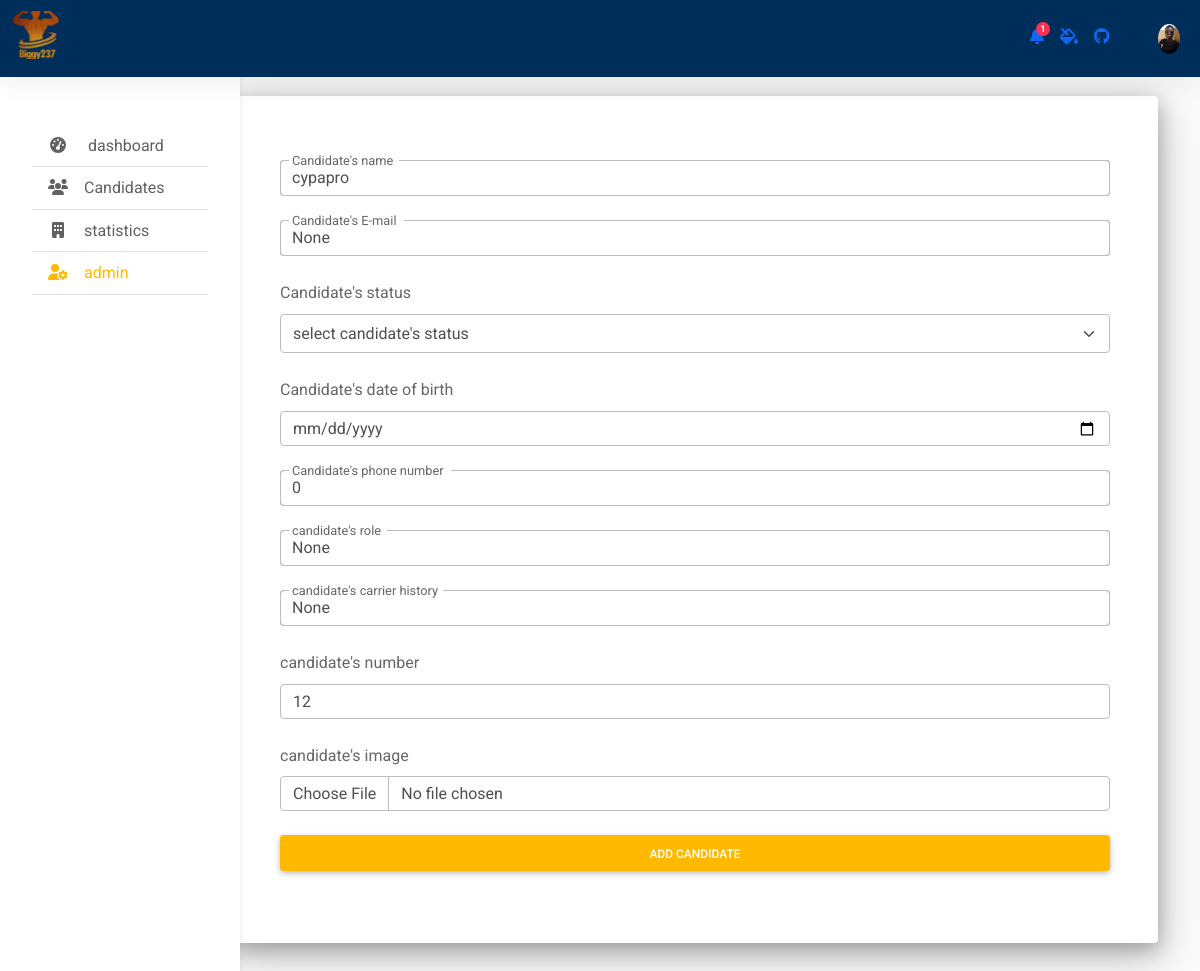
Page /candidates/edit/1/ on the earlier database version.
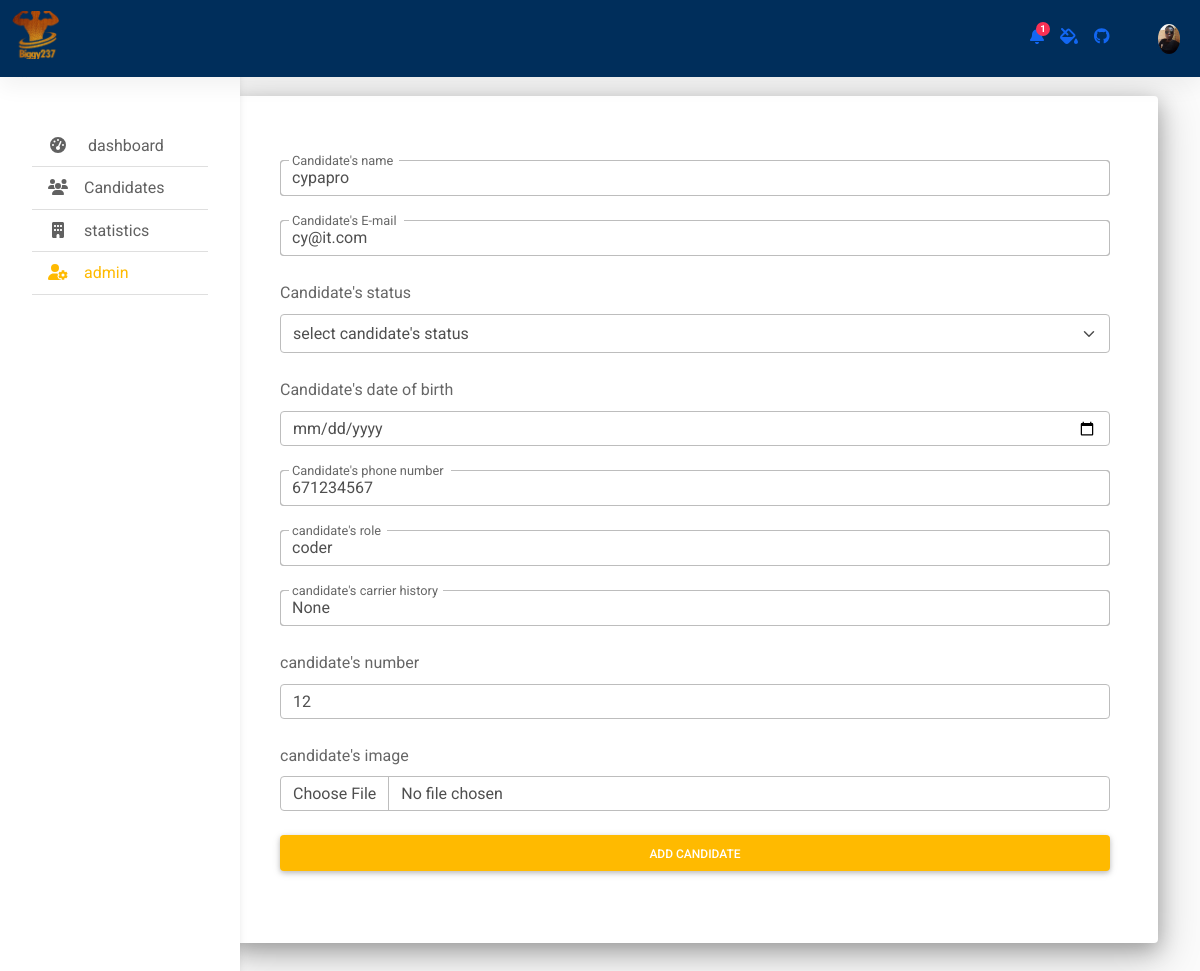
Same page on the later database version.
### polls/models.py (models this page shows, shortened)
class Choice(models.Model):
	candidate_name       =  models.CharField(max_length =  200)
	carrier_history      =  models.CharField(max_length = 400,null = True)
	candidate_status     =  models.CharField (max_length =200,null=True)
	candidate_email      =  models.CharField(max_length =  200 , null = True)
	candidate_date_birth =  models.DateField(null       = True)
	candidate_number     =  models.IntegerField()
	candidate_tel        =  models.IntegerField( default = 0)
	candidate_image      =  models.ImageField(upload_to ='img/',null   = True, blank  = True)
	candidate_role       =  models.CharField(max_length = 200,  null     = True)
	vote                 =  models.IntegerField(default = 0)

### polls/views.py (the view, shortened to what this page needs)
# urls.py: path('candidates/edit/<candidate_id>/', update_candidate, name='update_candidate'),
def update_candidate(request,candidate_id):
	candidate = Choice.objects.get(id=candidate_id )
	return render(request, 'polls/candidate_form_edit.html', { 'candidate':candidate})

### polls/templates/polls/candidate_form_edit.html (shortened to what this page needs)
{% extends "polls/base_generic.html" %}
{% block content%}
    <div id="intro" class="shadow-2-strong py-5">
        <div class="container " >
            <div class="row justify-content-end  ">
                <div class="col-xl-10 col-md-10 ">
                    <form class="bg-white rounded shadow-5-strong p-5 mt-5" method="POST" action="{% url 'update_candidate' candidate.id %}" enctype="multipart/form-data">
                        <div class="form-outline mb-4">
                            <input type="text" id="form1Example1" class="form-control" name="candidate_name" value="{{candidate.candidate_name}}" />
                            <label class="form-label" for="form1Example1" name="candidate_name">Candidate's name</label>
                        </div>
                         <div class="form-outline mb-4">
                            <input type="email" id="form1Example1" class="form-control" name="candidate_email" value="{{candidate.candidate_email}}" />
                            <label class="form-label" for="form1Example1" name="candidate_name">Candidate's E-mail</label>
                        </div>
                         <div class="form mb-4">
                            <label class="form-label" for="form1Example1" name="candidate_name">Candidate's status</label>
                            <select class="form-select shadow-none" aria-label="Default select example" name="candidate_status" required ="true">
                              <option selected>select candidate's status</option>
                            </select>
                        </div>
                         <div class="form mb-4">
                             <label class="form-label" for="form1Example1" name="candidate_name">Candidate's date of birth</label>
                            <input type="date" id="form1Example1" class="form-control" name="candidate_date_birth" value="{{formatted_date}}" required/>
                        </div>
                         <div class="form-outline mb-4">
                            <input type="number" id="form1Example1" class="form-control" name="candidate_tel" value="{{candidate.candidate_tel}}" />
                            <label class="form-label" for="form1Example1" name="candidate_name">Candidate's phone number</label>
                        </div>
                        <div class="form-outline mb-4">
                            <input type="text" id="form1Example1" class="form-control" name="candidate_role" value="{{candidate.candidate_role}}" />
                            <label class="form-label" for="form1Example1" name="candidate_role">candidate's role</label>
                        </div>
                         <div class="form-outline mb-4">
                            <input type="text" id="form1Example1" class="form-control" name="candidate_carrier_history" value="{{candidate.carrier_history}}" />
                            <label class="form-label" for="form1Example1" >candidate's carrier history</label>
                        </div>
                        <div class="form mb-4">
                            <label class="form-label" for="form1Example1" name="candidate_number"> candidate's number</label>
                            <input type="number" id="form1Example1" class="form-control" name="candidate_number" placeholder="candidate's number"  value="{{candidate.candidate_number}}" />
                        </div>
                        <div class="form mb-4">
                            <label class="form-label" for="form1Example1" name="candidate_image">candidate's image</label>
                            <input type="file" id="form1Example1" class="form-control" name="candidate_image"  value="candidate.candidate_image" />
                        </div>
                        <button type="submit" class="btn btn-block text-white mb-4" style="background-color: #ffba00;">add candidate</button>
                    </form>
                </div>
            </div>
        </div>
    </div>
{% endblock%}

Differences in the rows shown:
changed Choice "cypapro": candidate_email "None" → "cy@it.com"; candidate_tel "0" → "671234567"; candidate_role "None" → "coder"
